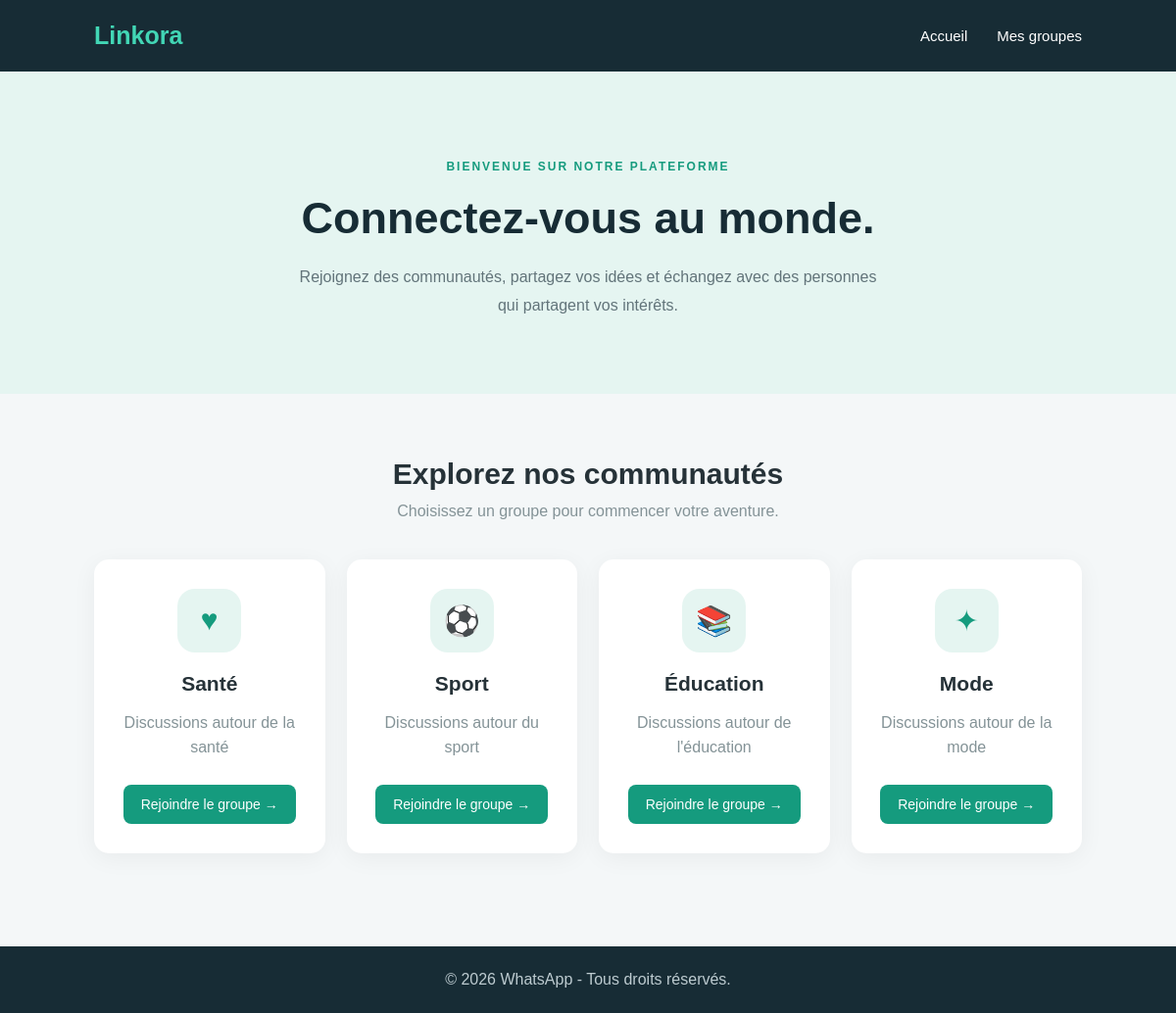
The page / on the database its author committed.
### models.py (models this page shows)
class Groupe(Base):
    __tablename__ = "groupes"
    id: Mapped[int] = mapped_column(primary_key=True)
    nom: Mapped[str] = mapped_column(String(100), unique=True)
    description: Mapped[str] = mapped_column(Text, nullable=True)
    membres = relationship( "Utilisateur",secondary=membres_groupe, back_populates="groupes")
    messages = relationship("Message", back_populates="groupe")

### main.py (the view)
@app.get("/", response_class=HTMLResponse)
def accueil(request: Request, db: Session = Depends(get_db)):
    groupes = db.query(Groupe).all()
    return templates.TemplateResponse(request=request, name="accueil.html", context={"groupes": groupes})

### templates/accueil.html (shortened to what this page needs)
<!DOCTYPE html>
<html lang="fr">
<head>
    <link rel="stylesheet" href="/static/css/style.css">
</head>
<body>
    <header class="navbar">
        <div class="logo">Linkora</div>
        <nav>
            <a href="/">Accueil</a>
            <a href="#groupes">Mes groupes</a>
        </nav>
    </header>
    <main>
        <section class="hero">
            <p class="badge">BIENVENUE SUR NOTRE PLATEFORME</p>
            <h1>Connectez-vous au monde.</h1>
            <p>
                Rejoignez des communautés, partagez vos idées
                et échangez avec des personnes qui partagent vos intérêts.
            </p>
        </section>
        <section class="groupes" id="groupes">
            <h2>Explorez nos communautés</h2>
            <p class="subtitle">
                Choisissez un groupe pour commencer votre aventure.
            </p>
            <div class="groupes-container">
                {% for groupe in groupes %}
                <div class="carte">
                    <div class="icone">
                        {% if groupe.nom == "Santé" %}
                            ♥
                        {% elif groupe.nom == "Sport" %}
                            ⚽
                        {% elif groupe.nom == "Éducation" %}
                            📚
                        {% else %}
                            ✦
                        {% endif %}
                    </div>
                    <h3>{{ groupe.nom }}</h3>
                    <p>{{ groupe.description }}</p>
                    <a href="/connexion/{{ groupe.id }}" class="bouton">
                        Rejoindre le groupe →
                    </a>
                </div>
                {% endfor %}
            </div>
        </section>
    </main>
    <footer>
        <p>© 2026 WhatsApp - Tous droits réservés.</p>
    </footer>
</body>
</html>

### static/css/style.css (style rules this page uses)
* { margin: 0; padding: 0; box-sizing: border-box; }
body { font-family: Arial, sans-serif; background: #f4f7f8; color: #263238; }
.navbar { background: #172c35; color: white; padding: 22px 8%; display: flex; justify-content: space-between; align-items: center; }
.logo { font-size: 25px; font-weight: bold; color: #42d6b5; }
.navbar nav { display: flex; gap: 30px; }
.navbar a { color: white; text-decoration: none; font-size: 15px; }
.hero { text-align: center; padding: 90px 20px 75px; background: #e5f5f1; }
.badge { color: #159b7e; font-size: 12px; font-weight: bold; letter-spacing: 2px; margin-bottom: 20px; }
.hero h1 { font-size: 45px; margin-bottom: 20px; color: #172c35; }
.hero > p:last-child { max-width: 600px; margin: auto; line-height: 1.8; color: #62747a; }
.groupes { padding: 65px 8%; text-align: center; }
.groupes h2 { font-size: 30px; margin-bottom: 12px; }
.subtitle { color: #849397; margin-bottom: 40px; }
.groupes-container { display: grid; grid-template-columns: repeat(4, 1fr); gap: 22px; }
.carte { background: white; padding: 30px 20px; border-radius: 15px; box-shadow: 0 5px 25px rgba(0, 0, 0, 0.05); transition: 0.3s; }
.icone { width: 65px; height: 65px; background: #e5f5f1; color: #159b7e; border-radius: 18px; display: flex; align-items: center; justify-content: center; font-size: 30px; margin: 0 auto 20px; }
.carte h3 { margin-bottom: 15px; font-size: 21px; }
.carte p { color: #849397; line-height: 1.6; min-height: 50px; margin-bottom: 25px; }
.bouton { display: inline-block; background: #159b7e; color: white; text-decoration: none; padding: 12px 18px; border-radius: 8px; font-size: 14px; transition: 0.3s; }
footer { background: #172c35; color: #bdcbd0; text-align: center; padding: 25px; margin-top: 30px; }

### rows shown on the page
Groupe: nom "Santé", description "Discussions autour de la santé"
Groupe: nom "Sport", description "Discussions autour du sport"
Groupe: nom "Éducation", description "Discussions autour de l'éducation"
Groupe: nom "Mode", description "Discussions autour de la mode"
